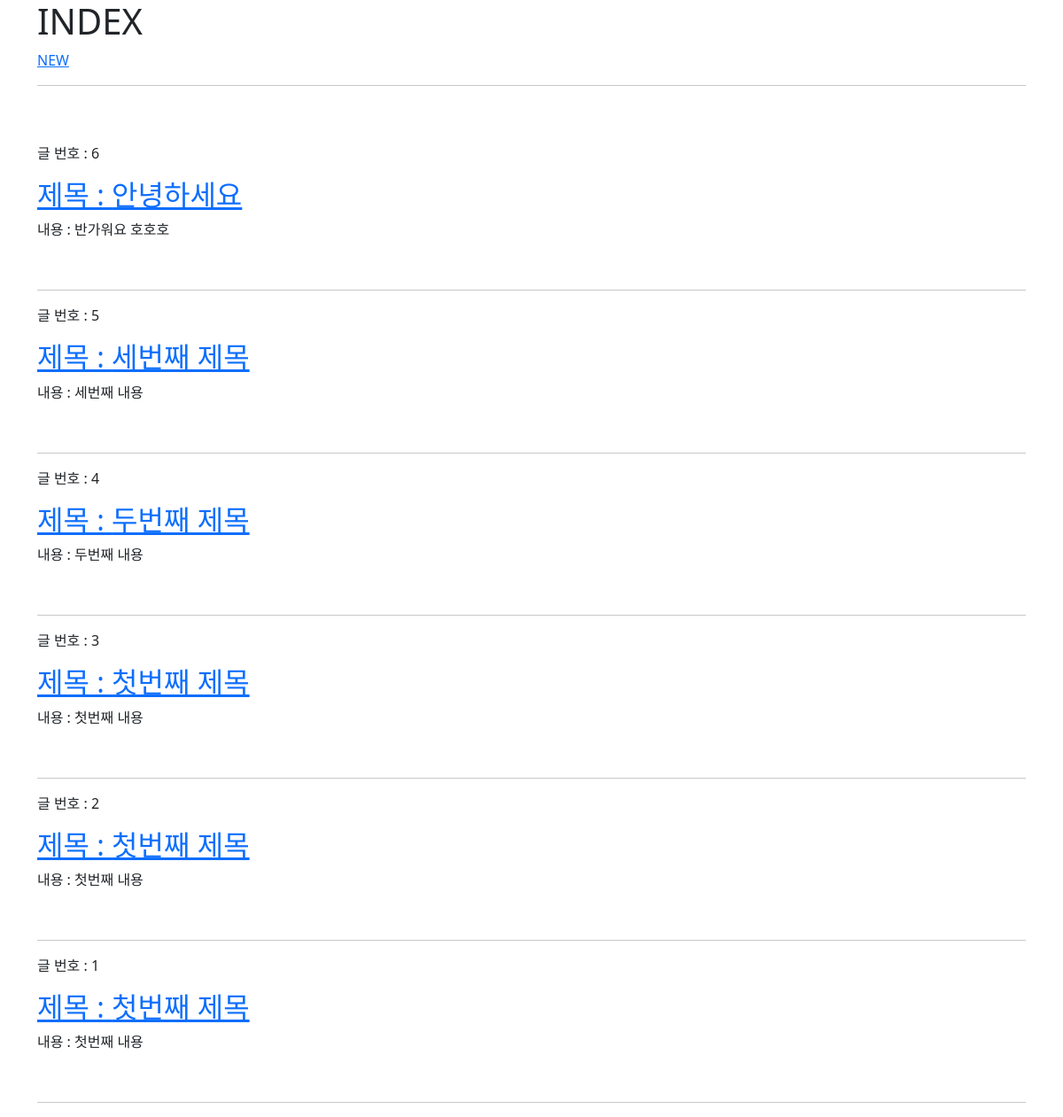
The app's page /articles/index/, older data.
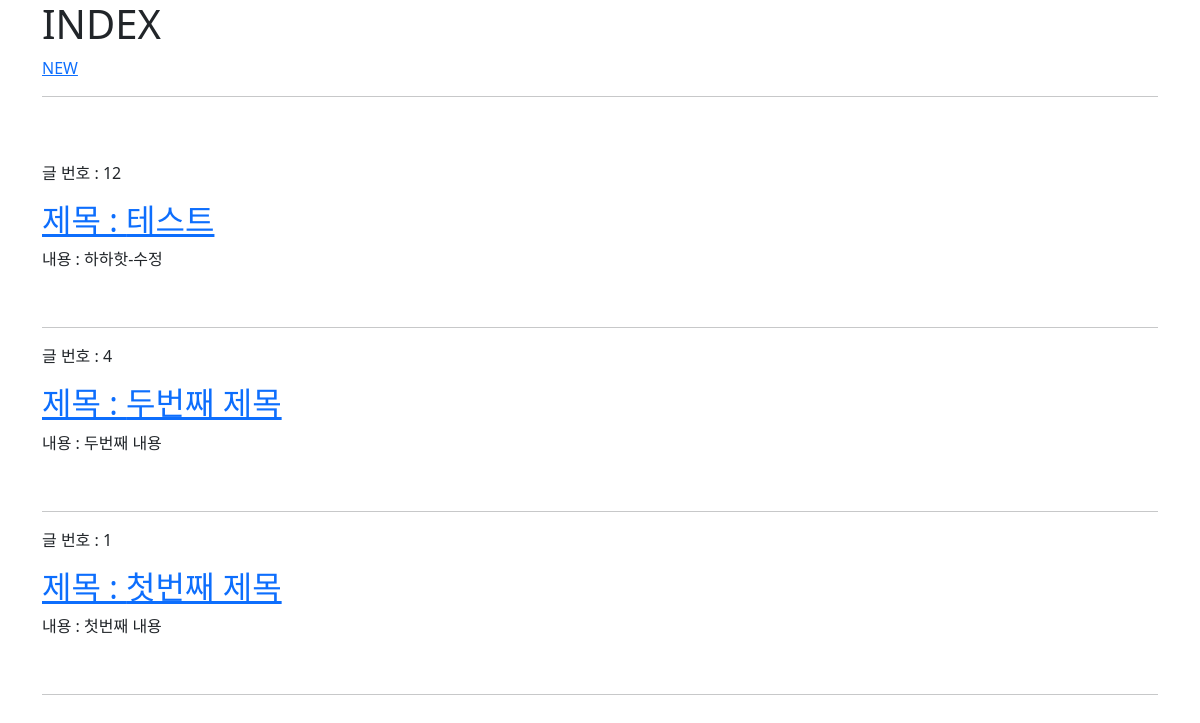
The same page, newer data.
### articles/models.py (models this page shows)
class Article(models.Model) :
    title = models.CharField(max_length=20)
    content = models.TextField()
    created_at = models.DateTimeField(auto_now_add=True)
    updated_at = models.DateTimeField(auto_now=True)

### articles/views.py (the view)
# urls.py: path('index/', views.index, name='index'),
def index(request) :
    articles = Article.objects.all()[::-1]
    context = {
        'articles' : articles,
    }
    return render(request, 'articles/index.html', context)

### articles/templates/articles/index.html
{% extends 'base.html' %}
{% block content %}
    <h1>INDEX</h1>
    <a href="{% url 'articles:create' %}">NEW</a>
    <hr>
    <br><br>
    {% for article in articles  %}
        <p>글 번호 : {{ article.pk }}</p>
        <a href="{% url 'articles:detail' article.pk %}">
            <h2>제목 : {{ article.title }}</h2>
        </a>
        <p>내용 : {{ article.content}}</p><br>
        <hr>
    {% endfor %}
{% endblock content %}

### templates/base.html (shortened to what this page needs)
<!DOCTYPE html>
<html lang="en">
<head>
    <link href="https://cdn.jsdelivr.net/npm/bootstrap@5.2.0/dist/css/bootstrap.min.css" rel="stylesheet">
</head>
<body>
    <div class="container">
        {% block content %}
        {% endblock content %}
    </div>
</body>
</html>

Row changes from the older to the newer data that the page shows:
removed Article: pk "6", title "안녕하세요", content "반가워요 호호호"
removed Article: pk "5", title "세번째 제목", content "세번째 내용"
removed Article: pk "3", title "첫번째 제목", content "첫번째 내용"
removed Article: pk "2", title "첫번째 제목", content "첫번째 내용"
added Article: pk "12", title "테스트", content "하하핫-수정"
